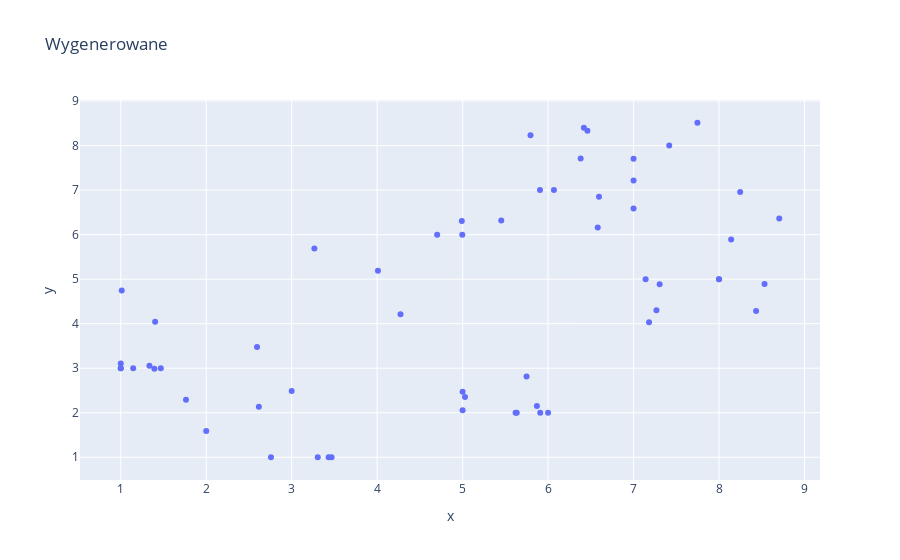

Notebook code for this chart:
### Code cell
fig = px.scatter(x= temp_out.T[0], y= temp_out.T[1],title='Wygenerowane')
fig.show()

### Figure 1 — Plotly figure (JSON) as saved in the notebook; plotly's stock layout.template omitted (floating-point values rounded to 4 significant figures)
{"data": [{"hovertemplate": "x=%{x}<br>y=%{y}<extra></extra>", "legendgroup": "", "marker": {"color": "#636efa", "symbol": "circle"}, "mode": "markers", "name": "", "orientation": "v", "showlegend": false, "type": "scatter", "x": [1.763, 1, 2.758, 3, 2, 1.393, 4.274, 4.996, 6, 5.028, 1.402, 2.595, 1.011, 1, 1.469, 1.146, 5.62, 5.908, 3.432, 3.305, 5.869, 5.748, 1.336, 1, 5.633, 5, 3.467, 2.616, 5.452, 6.596, 8.142, 8, 6.068, 7, 8.248, 8.705, 5, 4.009, 7.417, 6.581, 6.419, 7.747, 8.434, 8, 7, 6.46, 7.305, 8.533, 5.906, 4.99, 7.141, 7, 4.702, 3.266, 5.795, 6.381, 7.181, 7.268], "xaxis": "x", "y": [2.289, 3, 1, 2.486, 1.588, 2.989, 4.212, 6, 2, 2.351, 4.044, 3.477, 4.747, 3.108, 3, 3, 2, 2, 1, 1, 2.15, 2.814, 3.054, 3, 2, 2.469, 1, 2.134, 6.317, 6.848, 5.893, 5, 7, 7.217, 6.955, 6.361, 2.055, 5.191, 8, 6.16, 8.398, 8.513, 4.282, 5, 7.705, 8.336, 4.888, 4.889, 7, 6.304, 5, 6.589, 6, 5.69, 8.231, 7.712, 4.03, 4.301], "yaxis": "y"}], "layout": {"legend": {"tracegroupgap": 0}, "title": {"text": "Wygenerowane"}, "xaxis": {"anchor": "y", "domain": [0, 1], "title": {"text": "x"}}, "yaxis": {"anchor": "x", "domain": [0, 1], "title": {"text": "y"}}}}
